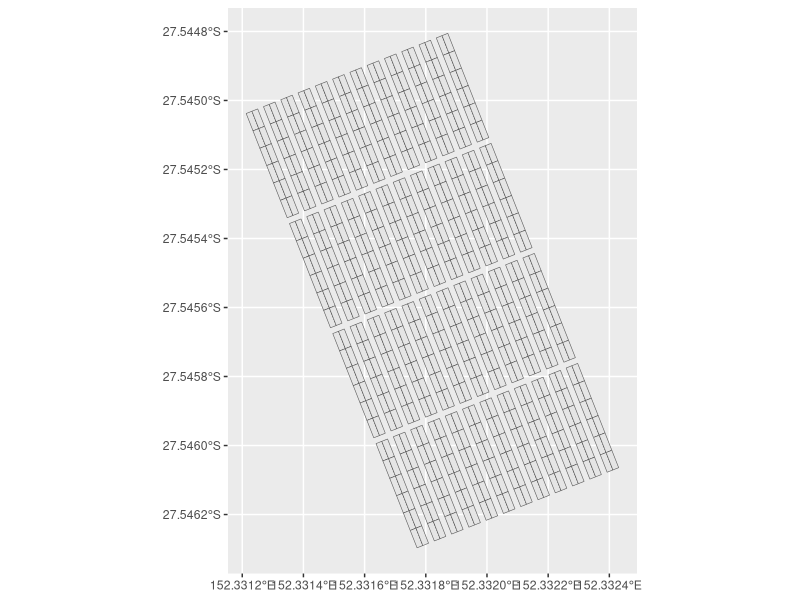

Write the R code that produced this figure.
library("dplyr")
library("sf")
library("geosphere")

# Generate plot boundaries. Laneways & buffers are unassigned

# The top and bottom - left edge. 

p1 <- c(152.33121288,-27.54503772)
p2 <- c(152.331773296,-27.546300752) 

# Plot width & length (m)
pWidth<- 2
pLength <- 6

# The column widths of both plots and laneways (space between plots)
colWidths <- rep( c(pWidth, pWidth, pWidth), 12)
# True if the column is a laneway
laneColumns <- rep( c(F,F,T), 12)

# The length of each plot
rowLengths <- rep(c(rep(pLength, 6), 2), 4)
# Whether the row is a laneway
laneRows <- rep(c(rep(F, 6), T), 4)

# Check
stopifnot(length(colWidths) == length(colWidths))

# Bearing in degrees north
b <- bearing(p1, p2)  

# Make a list of plots. 'id' is the NW:SE sequence number
plots<- list()
iRow <- 1;
iCol <- 1;
id <- 1

while(T) {
   # Generate a polygon of the plot boundaries
   if (!laneColumns[iCol] && !laneRows[iRow]) {
      xoff <- ifelse(iRow == 1, 0, sum(rowLengths[1:(iRow-1)]))
      yoff <- ifelse(iCol == 1, 0, sum(colWidths[1:(iCol-1)]))
      p <- destPoint(destPoint(p1, b, xoff), b - 90, yoff)
      
      plt1<- matrix(p, nrow=1)
      plt2<- destPoint(plt1, b, rowLengths[iRow])
      plt3<- destPoint(plt2, b - 90, colWidths[iCol])
      plt4<- destPoint(plt1, b - 90, colWidths[iCol])

      poly <- do.call(rbind, list(plt1,plt2,plt3,plt4))
      plots[[id]] <- cbind(poly, seq=1:4, id=id)
      id <- id + 1
   }
  
   # Work out if we've reached the end of a row/column
   iRow <- iRow + 1
   if (iRow > length(rowLengths)) {
     iRow <- 1
     iCol <- iCol + 1
     if (iCol > length(colWidths)) {
        break
     }
   }
}

# Convert to spatial object
result <- data.frame(do.call(rbind, plots)) %>%
  sf::st_as_sf(coords = c("lon", "lat"), crs = "wgs84") %>%
  group_by(id) %>%
  arrange(seq) %>%
  summarize(do_union = FALSE) %>%
  st_cast("POLYGON")

# Write
write_sf(result, "makePlotBoundaries.shp")

library(ggplot2)
ggplot(result) + geom_sf()
